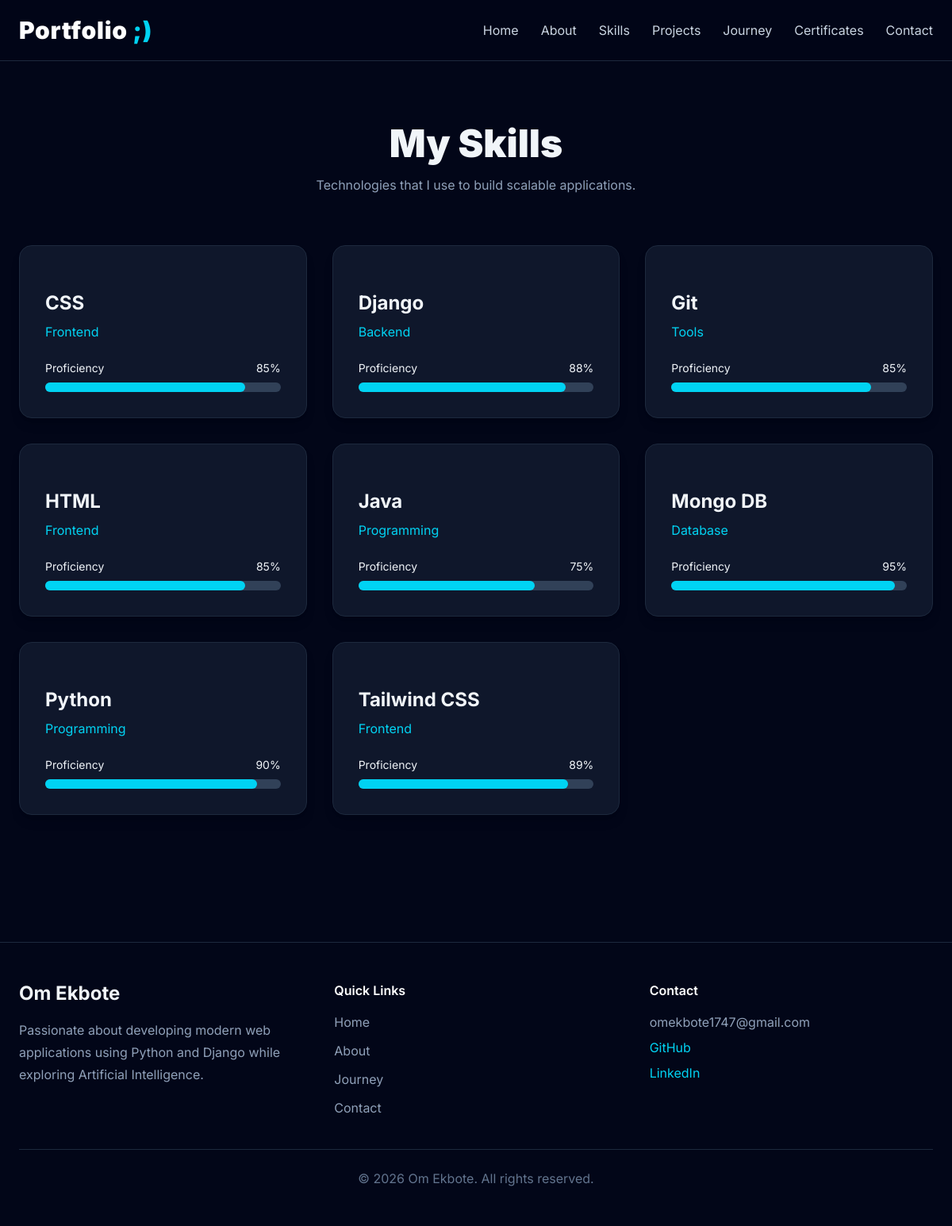
Screenshot of /skills/ with the database file from the repository.
### website/models.py (models this page shows, shortened)
class Skill(models.Model):
    CATEGORY_CHOICES = [
        ("Programming", "Programming"),
        ("Frontend", "Frontend"),
        ("Backend", "Backend"),
        ("Database", "Database"),
        ("Tools", "Tools"),
        ("Cloud", "Cloud"),
    ]
    name = models.CharField(max_length=50)
    category = models.CharField(
        max_length=20,
        choices=CATEGORY_CHOICES
    )
    proficiency = models.PositiveSmallIntegerField(
        help_text="Enter a value between 0 and 100."
    )
    icon = models.ImageField(
        upload_to="skills/",
        blank=True,
        null=True
    )
    display_order = models.PositiveIntegerField(
        default=1
    )
    class Meta:
        ordering = ["display_order", "name"]

class Profile(models.Model):
    full_name = models.CharField(max_length=100)
    title = models.CharField(max_length=150)
    short_bio = models.TextField()
    profile_image = models.ImageField(
        upload_to="profile/",
        blank=True,
        null=True
    )
    resume = models.FileField(
        upload_to="resume/",
        blank=True,
        null=True
    )
    email = models.EmailField()
    phone = models.CharField(
        max_length=20,
        blank=True
    )
    location = models.CharField(
        max_length=100,
        blank=True
    )
    github = models.URLField(
        blank=True
    )
    linkedin = models.URLField(
        blank=True
    )
    instagram = models.URLField(
        blank=True
    )
    about = models.TextField(
        blank=True,
        help_text="Detailed About Me section."
    )
    is_active = models.BooleanField(default=True)
    class Meta:
        verbose_name = "Profile"
        verbose_name_plural = "Profile"

### website/views.py (the view)
# urls.py: path("skills/", views.skills, name="skills"),
def skills(request):
    skills = Skill.objects.all()
    return render(
        request,
        "skills.html",
        {
            "skills": skills
        }
    )

### website/context_processors.py (called while the page is built)
def profile_context(request):
    profile = Profile.objects.filter(
        is_active=True
    ).first()
    return {
        "profile": profile,
        "project_count": Project.objects.count(),
        "skill_count": Skill.objects.count(),
        "certificate_count": Certificate.objects.count(),
    }

### templates/skills.html (shortened to what this page needs)
{% extends "base.html" %}
{% block content %}
<section class="max-w-7xl mx-auto px-6 py-20">
    <div class="text-center">
        <h1 class="text-5xl font-black">
            My Skills
        </h1>
        <p class="mt-4 text-slate-400">
            Technologies that I use to build scalable applications.
        </p>
    </div>
    <div class="grid md:grid-cols-2 lg:grid-cols-3 gap-8 mt-16">
        {% for skill in skills %}
        <div class="bg-slate-900 border border-slate-800 rounded-2xl p-8 shadow-lg hover:border-cyan-400 transition duration-300">
            <h2 class="mt-6 text-2xl font-bold">
                {{ skill.name }}
            </h2>
            <p class="text-cyan-400 mt-2">
                {{ skill.category }}
            </p>
            <div class="mt-6">
                <div class="flex justify-between text-sm mb-2">
                    <span>Proficiency</span>
                    <span>{{ skill.proficiency }}%</span>
                </div>
                <div class="w-full bg-slate-700 rounded-full h-3">
                    <div
                        class="bg-cyan-400 h-3 rounded-full"
                        style="width: {{ skill.proficiency }}%;">
                    </div>
                </div>
            </div>
        </div>
        {% empty %}
        <div class="col-span-full text-center text-slate-400">
            No skills added yet.
        </div>
        {% endfor %}
    </div>
</section>
{% endblock %}

### templates/partials/footer.html
<footer class="border-t border-slate-800 mt-20 bg-slate-950">
    <div class="max-w-7xl mx-auto px-6 py-12">
        <div class="grid md:grid-cols-3 gap-10">
            <div>
                <h2 class="text-2xl font-bold">
                    {{ profile.full_name|default:"Your Portfolio" }}
                </h2>
                <p class="mt-4 text-slate-400 leading-7">
                    {{ profile.short_bio|truncatewords:20 }}
                </p>
            </div>
            <div>
                <h3 class="font-semibold text-white mb-4">
                    Quick Links
                </h3>
                <ul class="space-y-3 text-slate-400">
                    <li><a href="{% url 'home' %}" class="hover:text-cyan-400">Home</a></li>
                    <li><a href="{% url 'about' %}" class="hover:text-cyan-400">About</a></li>
                    <li><a href="{% url 'journey' %}" class="hover:text-cyan-400">Journey</a></li>
                    <li><a href="{% url 'contact' %}" class="hover:text-cyan-400">Contact</a></li>
                </ul>
            </div>
            <div>
                <h3 class="font-semibold text-white mb-4">
                    Contact
                </h3>
                <p class="text-slate-400">
                    {{ profile.email }}
                </p>
                {% if profile.github %}
                <a href="{{ profile.github }}"
                   target="_blank"
                   class="block mt-2 text-cyan-400">
                    GitHub
                </a>
                {% endif %}
                {% if profile.linkedin %}
                <a href="{{ profile.linkedin }}"
                   target="_blank"
                   class="block mt-2 text-cyan-400">
                    LinkedIn
                </a>
                {% endif %}
            </div>
        </div>
        <div class="border-t border-slate-800 mt-10 pt-6 text-center text-slate-500">
            © {% now "Y" %} {{ profile.full_name|default:"Portfolio" }}. All rights reserved.
        </div>
    </div>
</footer>

### rows the page displays
Skill: name "CSS", category "Frontend", proficiency "85"
Skill: name "Django", category "Backend", proficiency "88"
Skill: name "Git", category "Tools", proficiency "85"
Skill: name "HTML", category "Frontend", proficiency "85"
Skill: name "Java", category "Programming", proficiency "75"
Skill: name "Mongo DB", category "Database", proficiency "95"
Skill: name "Python", category "Programming", proficiency "90"
Skill: name "Tailwind CSS", category "Frontend", proficiency "89"
Profile: full_name "Om Ekbote", short_bio "Passionate about developing modern web applications using Python and Django while exploring Artificial Intelligence.", email "omekbote1747@gmail.com"
